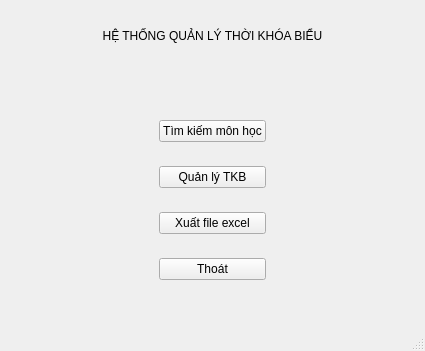
<?xml version="1.0" encoding="UTF-8"?>
<ui version="4.0">
 <class>MainWindow</class>
 <widget class="QMainWindow" name="MainWindow">
  <property name="geometry">
   <rect>
    <x>0</x>
    <y>0</y>
    <width>425</width>
    <height>351</height>
   </rect>
  </property>
  <property name="minimumSize">
   <size>
    <width>425</width>
    <height>351</height>
   </size>
  </property>
  <property name="maximumSize">
   <size>
    <width>425</width>
    <height>351</height>
   </size>
  </property>
  <property name="windowTitle">
   <string>Màn hình chính</string>
  </property>
  <widget class="QWidget" name="centralwidget">
   <layout class="QGridLayout" name="gridLayout">
    <item row="0" column="0">
     <layout class="QVBoxLayout" name="verticalLayout_3">
      <item>
       <widget class="QLabel" name="label">
        <property name="sizePolicy">
         <sizepolicy hsizetype="Expanding" vsizetype="Expanding">
          <horstretch>0</horstretch>
          <verstretch>0</verstretch>
         </sizepolicy>
        </property>
        <property name="text">
         <string>HỆ THỐNG QUẢN LÝ THỜI KHÓA BIỂU</string>
        </property>
        <property name="alignment">
         <set>Qt::AlignCenter</set>
        </property>
        <property name="wordWrap">
         <bool>false</bool>
        </property>
       </widget>
      </item>
      <item>
       <spacer name="verticalSpacer">
        <property name="orientation">
         <enum>Qt::Vertical</enum>
        </property>
        <property name="sizeHint" stdset="0">
         <size>
          <width>20</width>
          <height>40</height>
         </size>
        </property>
       </spacer>
      </item>
     </layout>
    </item>
    <item row="1" column="0">
     <layout class="QVBoxLayout" name="verticalLayout_2">
      <item>
       <layout class="QHBoxLayout" name="horizontalLayout">
        <item>
         <spacer name="horizontalSpacer">
          <property name="orientation">
           <enum>Qt::Horizontal</enum>
          </property>
          <property name="sizeHint" stdset="0">
           <size>
            <width>40</width>
            <height>20</height>
           </size>
          </property>
         </spacer>
        </item>
        <item>
         <layout class="QVBoxLayout" name="verticalLayout">
          <item>
           <widget class="QPushButton" name="pushButton">
            <property name="text">
             <string>Tìm kiếm môn học</string>
            </property>
           </widget>
          </item>
          <item>
           <spacer name="verticalSpacer_4">
            <property name="orientation">
             <enum>Qt::Vertical</enum>
            </property>
            <property name="sizeHint" stdset="0">
             <size>
              <width>20</width>
              <height>18</height>
             </size>
            </property>
           </spacer>
          </item>
          <item>
           <widget class="QPushButton" name="pushButton_2">
            <property name="text">
             <string>Quản lý TKB</string>
            </property>
           </widget>
          </item>
          <item>
           <spacer name="verticalSpacer_3">
            <property name="orientation">
             <enum>Qt::Vertical</enum>
            </property>
            <property name="sizeHint" stdset="0">
             <size>
              <width>20</width>
              <height>18</height>
             </size>
            </property>
           </spacer>
          </item>
          <item>
           <widget class="QPushButton" name="pushButton_3">
            <property name="text">
             <string>Xuất file excel</string>
            </property>
           </widget>
          </item>
          <item>
           <spacer name="verticalSpacer_2">
            <property name="orientation">
             <enum>Qt::Vertical</enum>
            </property>
            <property name="sizeHint" stdset="0">
             <size>
              <width>20</width>
              <height>18</height>
             </size>
            </property>
           </spacer>
          </item>
          <item>
           <widget class="QPushButton" name="pushButton_4">
            <property name="text">
             <string>Thoát</string>
            </property>
           </widget>
          </item>
         </layout>
        </item>
        <item>
         <spacer name="horizontalSpacer_2">
          <property name="orientation">
           <enum>Qt::Horizontal</enum>
          </property>
          <property name="sizeHint" stdset="0">
           <size>
            <width>40</width>
            <height>20</height>
           </size>
          </property>
         </spacer>
        </item>
       </layout>
      </item>
      <item>
       <spacer name="verticalSpacer_5">
        <property name="orientation">
         <enum>Qt::Vertical</enum>
        </property>
        <property name="sizeHint" stdset="0">
         <size>
          <width>20</width>
          <height>40</height>
         </size>
        </property>
       </spacer>
      </item>
     </layout>
    </item>
   </layout>
  </widget>
  <widget class="QMenuBar" name="menubar">
   <property name="geometry">
    <rect>
     <x>0</x>
     <y>0</y>
     <width>425</width>
     <height>17</height>
    </rect>
   </property>
  </widget>
  <widget class="QStatusBar" name="statusbar"/>
 </widget>
 <resources/>
 <connections>
  <connection>
   <sender>pushButton_4</sender>
   <signal>clicked()</signal>
   <receiver>MainWindow</receiver>
   <slot>close()</slot>
   <hints>
    <hint type="sourcelabel">
     <x>187</x>
     <y>206</y>
    </hint>
    <hint type="destinationlabel">
     <x>203</x>
     <y>245</y>
    </hint>
   </hints>
  </connection>
 </connections>
</ui>
